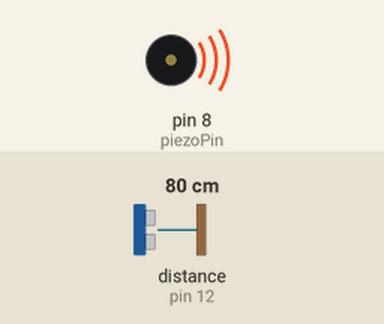
Simulated run of this sketch. Board: Arduino Uno, built with avr-gcc and run on an emulated ATmega328P. Parts: buzzer (waves = sounding). Wiring (inferred from the names in the program): ultrasonic range finder: trigger pin 11; echo pin 12. The test bench sets the inputs (shaded band); at power-on: distance to the obstacle (sensor on pin 12) 80 cm. The echo pulse lasts 58.3 µs per cm; what the sketch prints to the serial monitor is not drawn.

Above: at 1.2 s.
1.3 s: distance to the obstacle (sensor on pin 12) set to 9 cm
Timing chart, 0 to 4.3 s (numbered marks = the images above; inputs shaded):
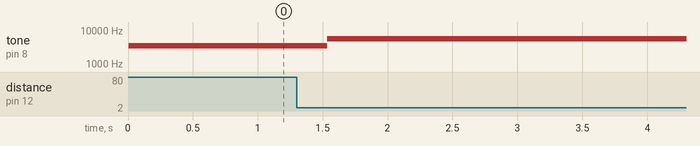

Measured:
- after the input at 1.3 s, tone on pin 8 (piezoPin): 3500 Hz → 5500 Hz after 0.23 s

The sketch:

EchoEyes.ino
```cpp
int trigPin = 11;
int echoPin = 12;
long duration, cm;
int piezoPin = 8;

void setup() {
  Serial.begin (9600);
  pinMode(trigPin, OUTPUT);
  pinMode(echoPin, INPUT);
}

void loop()
{
  digitalWrite(trigPin, LOW);
  delayMicroseconds(5);
  digitalWrite(trigPin, HIGH);
  delayMicroseconds(10);
  digitalWrite(trigPin, LOW);

  pinMode(echoPin, INPUT);
  duration = pulseIn(echoPin, HIGH);
  cm = (duration/2) / 29.1;

  if (cm < 300) {
    tone(8, 1500, 250);
  }

  if (cm < 200) {
    tone(8, 2500, 250);
  }

  if (cm < 140) {
    tone(8, 3500, 250);
  }

  if (cm < 70) {
    tone(8, 4500, 250);
  }

  if (cm < 30) {
    tone(8, 5500, 250);
  }

  Serial.print(cm);
  Serial.print("cm");
  Serial.println();
  delay(250);
}
```
